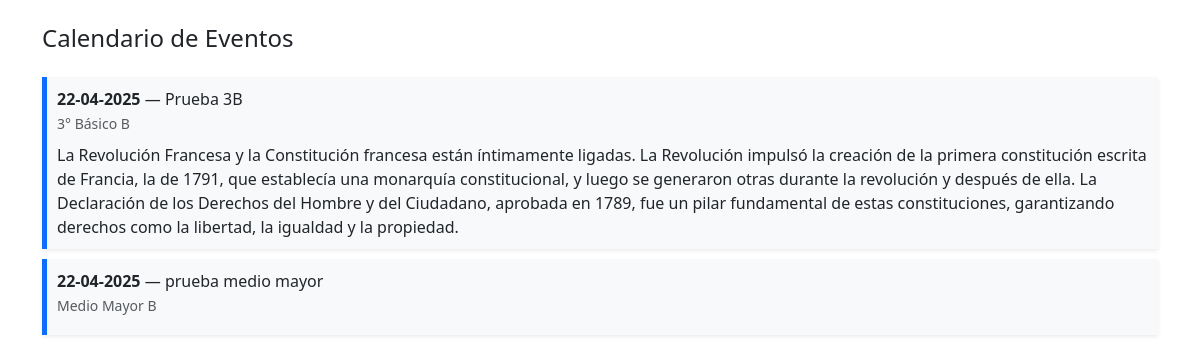
Page /eventos/calendar.php (signed in) on the committed database.
### tables this page shows
CREATE TABLE `eventos` (
  `id` int(11) NOT NULL,
  `curso_id` int(11) NOT NULL,
  `titulo` varchar(100) NOT NULL,
  `descip_corta` varchar(50) NOT NULL,
  `descripcion` text DEFAULT NULL,
  `tipo` enum('evaluación','evento','otro') DEFAULT 'evento',
  `fecha` date DEFAULT NULL
);

CREATE TABLE `cursos` (
  `id` int(11) NOT NULL,
  `colegio_id` int(11) DEFAULT NULL,
  `nombre` varchar(50) DEFAULT NULL
);

### include/get_assigned_courses.php (called while the page is built, shortened)
<?php
function get_assigned_courses($conn, $usuario_id, $rol) {
    if ($rol === 'apoderado') {
        $stmt = $conn->prepare("SELECT DISTINCT s.curso_id
                                FROM alumno_apoderado aa
                                JOIN students s ON aa.alumno_id = s.id
                                WHERE aa.apoderado_id = ?");
        $stmt->bind_param("i", $usuario_id);
        $stmt->execute();
        $result = $stmt->get_result();
        return array_column($result->fetch_all(MYSQLI_ASSOC), 'curso_id');
    }
    return [];
}
?>

### eventos/calendar.php (the view, shortened to what this page needs)
<?php
require '../include/conexion.php';
require '../include/get_assigned_courses.php';
$usuario_id = $_SESSION['usuario_id'];
$rol = $_SESSION['rol'];
$cursos = get_assigned_courses($conn, $usuario_id, $rol);
$curso_list = implode(",", $cursos);
$query = ($rol === 'admin') ?
    "SELECT e.*, c.nombre AS curso FROM eventos e JOIN cursos c ON e.curso_id = c.id ORDER BY e.fecha ASC"
  : "SELECT e.*, c.nombre AS curso FROM eventos e JOIN cursos c ON e.curso_id = c.id WHERE e.curso_id IN ($curso_list) ORDER BY e.fecha ASC";
$eventos = $conn->query($query)->fetch_all(MYSQLI_ASSOC);
?>
<!DOCTYPE html>
<html lang="es">
<head>
  <link href="https://cdn.jsdelivr.net/npm/bootstrap@5.3.0/dist/css/bootstrap.min.css" rel="stylesheet">
</head>
<body>
<div class="container mt-4">
  <div class="d-flex justify-content-between align-items-center mb-3">
    <h4>Calendario de Eventos</h4>
  </div>
  <?php foreach ($eventos as $e): ?>
    <div class="event-box bg-light shadow-sm">
      <div class="d-flex justify-content-between">
        <div>
          <strong><?= date('d-m-Y', strtotime($e['fecha'])) ?></strong> — <?= htmlspecialchars($e['titulo']) ?><br>
          <small class="text-muted"><?= $e['curso'] ?></small>
        </div>
      </div>
      <p class="mt-2 mb-0"><?= nl2br(htmlspecialchars($e['descripcion'])) ?></p>
    </div>
  <?php endforeach; ?>
</div>
</body>
</html>

### eventos/calendar.php (style rules this page uses)
.event-box { border-left: 5px solid #0d6efd; padding: 10px; margin-bottom: 10px; }

### rows in the picture
eventos: fecha "22-04-2025", titulo "Prueba 3B", curso.nombre "3° Básico B", descripcion "La Revolución Francesa y la Constitución francesa están íntimamente ligadas. La Revolución impulsó la creación de la primera constitución escrita de Francia, la de 1791, que establecía una monarquía constitucional, y luego se generaron otras durante la revolución y después de ella. La Declaración de los Derechos del Hombre y del Ciudadano, aprobada en 1789, fue un pilar fundamental de estas constituciones, garantizando derechos como la libertad, la igualdad y la propiedad."
eventos: fecha "22-04-2025", titulo "prueba medio mayor", curso.nombre "Medio Mayor B"
